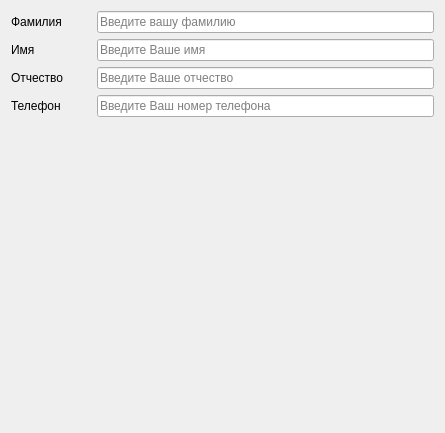
            <widget class="QWidget" name="page">
             <property name="geometry">
              <rect>
               <x>0</x>
               <y>0</y>
               <width>445</width>
               <height>433</height>
              </rect>
             </property>
             <attribute name="label">
              <string>Регистрационные данные</string>
             </attribute>
             <layout class="QVBoxLayout" name="verticalLayout_5">
              <item>
               <layout class="QHBoxLayout" name="layoutLastNameTab1">
                <item>
                 <widget class="QLabel" name="labelLastName">
                  <property name="minimumSize">
                   <size>
                    <width>80</width>
                    <height>0</height>
                   </size>
                  </property>
                  <property name="text">
                   <string>Фамилия</string>
                  </property>
                 </widget>
                </item>
                <item>
                 <widget class="QLineEdit" name="lineEditLastNameTab1">
                  <property name="placeholderText">
                   <string>Введите вашу фамилию</string>
                  </property>
                 </widget>
                </item>
               </layout>
              </item>
              <item>
               <layout class="QHBoxLayout" name="layoutFirstNameTab1">
                <item>
                 <widget class="QLabel" name="labelFirstName">
                  <property name="minimumSize">
                   <size>
                    <width>80</width>
                    <height>0</height>
                   </size>
                  </property>
                  <property name="text">
                   <string>Имя</string>
                  </property>
                 </widget>
                </item>
                <item>
                 <widget class="QLineEdit" name="lineEditFirstNameTab1">
                  <property name="placeholderText">
                   <string>Введите Ваше имя</string>
                  </property>
                 </widget>
                </item>
               </layout>
              </item>
              <item>
               <layout class="QHBoxLayout" name="layoutMiddleNameTab1">
                <item>
                 <widget class="QLabel" name="labelMiddleName">
                  <property name="minimumSize">
                   <size>
                    <width>80</width>
                    <height>0</height>
                   </size>
                  </property>
                  <property name="text">
                   <string>Отчество</string>
                  </property>
                 </widget>
                </item>
                <item>
                 <widget class="QLineEdit" name="lineEditMiddleNameTab1">
                  <property name="placeholderText">
                   <string>Введите Ваше отчество</string>
                  </property>
                 </widget>
                </item>
               </layout>
              </item>
              <item>
               <layout class="QHBoxLayout" name="layoutPhoneNumberTab1">
                <item>
                 <widget class="QLabel" name="labelPhoneNumber">
                  <property name="minimumSize">
                   <size>
                    <width>80</width>
                    <height>0</height>
                   </size>
                  </property>
                  <property name="text">
                   <string>Телефон</string>
                  </property>
                 </widget>
                </item>
                <item>
                 <widget class="QLineEdit" name="lineEditPhoneNumberTab1">
                  <property name="placeholderText">
                   <string>Введите Ваш номер телефона</string>
                  </property>
                 </widget>
                </item>
               </layout>
              </item>
              <item>
               <spacer name="verticalSpacer">
                <property name="orientation">
                 <enum>Qt::Vertical</enum>
                </property>
                <property name="sizeHint" stdset="0">
                 <size>
                  <width>398</width>
                  <height>268</height>
                 </size>
                </property>
               </spacer>
              </item>
             </layout>
            </widget>
